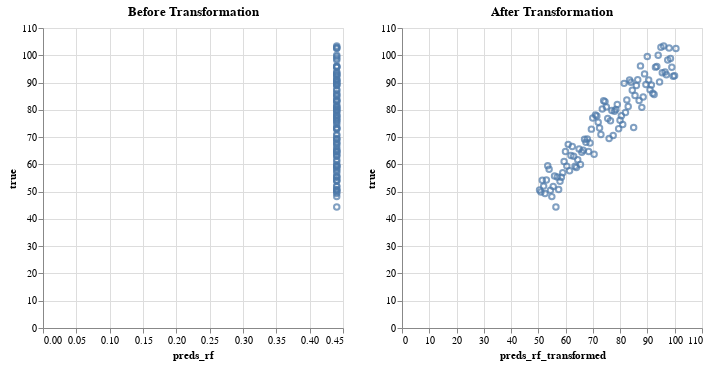

The notebook cell this image was saved under:
### Code cell
start_extrapolation = 100
stop_extrapolation = 200
num_extrapolation = stop_extrapolation - start_extrapolation + 1

rng = np.random.default_rng(seed=0)
x_extrapolation = np.linspace(
    start_extrapolation, stop_extrapolation, num_extrapolation
)
y_extrapolation = a * x_extrapolation + b + rng.normal(mean, std, num)

feature_engineering_extrapolation = TransformX(0.5, x_extrapolation, y_extrapolation)
X_test_extrapolation, y_test_extrapolation = (
    feature_engineering_extrapolation.transform_data()
)

y_preds_extrapolation = rf_extrapolation.predict(X_test_extrapolation.reshape(-1, 1))

transform_preds_extrapolation = TransformX(0.5, x_extrapolation, y_preds_extrapolation)
y_preds_extrapolation_transformed = transform_preds_extrapolation.post_predict()

y_preds_extrapolation_transformed

source = pd.concat(
    (
        pd.Series(y_preds_extrapolation, name="preds_rf"),
        pd.Series(y_preds_extrapolation_transformed, name="preds_rf_transformed"),
        pd.Series(y_extrapolation, name="true"),
    ),
    axis=1,
)

base_extrapolation = alt.Chart(source).mark_point().encode(alt.Y("true:Q"))

point_before_transformation = base_extrapolation.encode(alt.X("preds_rf:Q")).properties(
    title="Before Transformation"
)
point_after_transformation = base_extrapolation.encode(
    alt.X("preds_rf_transformed:Q")
).properties(title="After Transformation")

point_before_transformation | point_after_transformation

### Figure 1 — Vega-Lite specification as saved in the notebook (floating-point values rounded to 4 significant figures)
{"config": {"view": {"continuousWidth": 300, "continuousHeight": 300}}, "hconcat": [{"mark": {"type": "point"}, "encoding": {"x": {"field": "preds_rf", "type": "quantitative"}, "y": {"field": "true", "type": "quantitative"}}, "title": "Before Transformation"}, {"mark": {"type": "point"}, "encoding": {"x": {"field": "preds_rf_transformed", "type": "quantitative"}, "y": {"field": "true", "type": "quantitative"}}, "title": "After Transformation"}], "data": {"name": "data-36dc249d2a3b32e4465cfcadf88acd54"}, "$schema": "https://vega.github.io/schema/vega-lite/v5.17.0.json", "datasets": {"data-36dc249d2a3b32e4465cfcadf88acd54": [{"preds_rf": 0.4406, "preds_rf_transformed": 50.44, "true": 50.63}, {"preds_rf": 0.4406, "preds_rf_transformed": 50.94, "true": 49.84}, {"preds_rf": 0.4406, "preds_rf_transformed": 51.44, "true": 54.2}, {"preds_rf": 0.4406, "preds_rf_transformed": 51.94, "true": 52.02}, {"preds_rf": 0.4406, "preds_rf_transformed": 52.44, "true": 49.32}, {"preds_rf": 0.4406, "preds_rf_transformed": 52.94, "true": 54.31}, {"preds_rf": 0.4406, "preds_rf_transformed": 53.44, "true": 59.52}, {"preds_rf": 0.4406, "preds_rf_transformed": 53.94, "true": 58.24}, {"preds_rf": 0.4406, "preds_rf_transformed": 54.44, "true": 50.48}, {"preds_rf": 0.4406, "preds_rf_transformed": 54.94, "true": 48.17}, {"preds_rf": 0.4406, "preds_rf_transformed": 55.44, "true": 51.88}, {"preds_rf": 0.4406, "preds_rf_transformed": 55.94, "true": 55.71}, {"preds_rf": 0.4406, "preds_rf_transformed": 56.44, "true": 44.37}, {"preds_rf": 0.4406, "preds_rf_transformed": 56.94, "true": 55.41}, {"preds_rf": 0.4406, "preds_rf_transformed": 57.44, "true": 50.77}, {"preds_rf": 0.4406, "preds_rf_transformed": 57.94, "true": 53.84}, {"preds_rf": 0.4406, "preds_rf_transformed": 58.44, "true": 55.28}, {"preds_rf": 0.4406, "preds_rf_transformed": 58.94, "true": 56.92}, {"preds_rf": 0.4406, "preds_rf_transformed": 59.44, "true": 61.06}, {"preds_rf": 0.4406, "preds_rf_transformed": 59.94, "true": 64.71}, {"preds_rf": 0.4406, "preds_rf_transformed": 60.44, "true": 59.36}, {"preds_rf": 0.4406, "preds_rf_transformed": 60.94, "true": 67.33}, {"preds_rf": 0.4406, "preds_rf_transformed": 61.44, "true": 57.67}, {"preds_rf": 0.4406, "preds_rf_transformed": 61.94, "true": 63.26}, {"preds_rf": 0.4406, "preds_rf_transformed": 62.44, "true": 66.52}, {"preds_rf": 0.4406, "preds_rf_transformed": 62.94, "true": 62.97}, {"preds_rf": 0.4406, "preds_rf_transformed": 63.44, "true": 59.28}, {"preds_rf": 0.4406, "preds_rf_transformed": 63.94, "true": 58.89}, {"preds_rf": 0.4406, "preds_rf_transformed": 64.44, "true": 61.71}, {"preds_rf": 0.4406, "preds_rf_transformed": 64.94, "true": 65.6}, {"preds_rf": 0.4406, "preds_rf_transformed": 65.44, "true": 59.95}, {"preds_rf": 0.4406, "preds_rf_transformed": 65.94, "true": 64.45}, {"preds_rf": 0.4406, "preds_rf_transformed": 66.44, "true": 65.2}, {"preds_rf": 0.4406, "preds_rf_transformed": 66.94, "true": 69.2}, {"preds_rf": 0.4406, "preds_rf_transformed": 67.44, "true": 68.07}, {"preds_rf": 0.4406, "preds_rf_transformed": 67.94, "true": 69.28}, {"preds_rf": 0.4406, "preds_rf_transformed": 68.44, "true": 64.73}, {"preds_rf": 0.4406, "preds_rf_transformed": 68.94, "true": 67.85}, {"preds_rf": 0.4406, "preds_rf_transformed": 69.44, "true": 72.92}, {"preds_rf": 0.4406, "preds_rf_transformed": 69.94, "true": 76.97}, {"preds_rf": 0.4406, "preds_rf_transformed": 70.44, "true": 63.7}, {"preds_rf": 0.4406, "preds_rf_transformed": 70.94, "true": 78.07}, {"preds_rf": 0.4406, "preds_rf_transformed": 71.44, "true": 77.73}, {"preds_rf": 0.4406, "preds_rf_transformed": 71.94, "true": 75.41}, {"preds_rf": 0.4406, "preds_rf_transformed": 72.44, "true": 73.32}, {"preds_rf": 0.4406, "preds_rf_transformed": 72.94, "true": 70.93}, {"preds_rf": 0.4406, "preds_rf_transformed": 73.44, "true": 80.29}, {"preds_rf": 0.4406, "preds_rf_transformed": 73.94, "true": 83.3}, {"preds_rf": 0.4406, "preds_rf_transformed": 74.44, "true": 83.01}, {"preds_rf": 0.4406, "preds_rf_transformed": 74.94, "true": 81.08}, {"preds_rf": 0.4406, "preds_rf_transformed": 75.44, "true": 76.79}, {"preds_rf": 0.4406, "preds_rf_transformed": 75.94, "true": 69.46}, {"preds_rf": 0.4406, "preds_rf_transformed": 76.44, "true": 75.98}, {"preds_rf": 0.4406, "preds_rf_transformed": 76.94, "true": 79.78}, {"preds_rf": 0.4406, "preds_rf_transformed": 77.44, "true": 70.56}, {"preds_rf": 0.4406, "preds_rf_transformed": 77.94, "true": 79.48}, {"preds_rf": 0.4406, "preds_rf_transformed": 78.44, "true": 80.15}, {"preds_rf": 0.4406, "preds_rf_transformed": 78.94, "true": 81.98}, {"preds_rf": 0.4406, "preds_rf_transformed": 79.44, "true": 73.08}, {"preds_rf": 0.4406, "preds_rf_transformed": 79.94, "true": 76.19}, {"preds_rf": 0.4406, "preds_rf_transformed": 80.44, "true": 77.82}, {"preds_rf": 0.4406, "preds_rf_transformed": 80.94, "true": 74.65}, {"preds_rf": 0.4406, "preds_rf_transformed": 81.44, "true": 89.7}, {"preds_rf": 0.4406, "preds_rf_transformed": 81.94, "true": 79.02}, {"preds_rf": 0.4406, "preds_rf_transformed": 82.44, "true": 83.64}, {"preds_rf": 0.4406, "preds_rf_transformed": 82.94, "true": 81.21}, {"preds_rf": 0.4406, "preds_rf_transformed": 83.44, "true": 90.92}, {"preds_rf": 0.4406, "preds_rf_transformed": 83.94, "true": 90.1}, {"preds_rf": 0.4406, "preds_rf_transformed": 84.44, "true": 87.17}, {"preds_rf": 0.4406, "preds_rf_transformed": 84.94, "true": 73.48}, {"preds_rf": 0.4406, "preds_rf_transformed": 85.44, "true": 85.26}, {"preds_rf": 0.4406, "preds_rf_transformed": 85.94, "true": 88.92}, {"preds_rf": 0.4406, "preds_rf_transformed": 86.44, "true": 91.02}, {"preds_rf": 0.4406, "preds_rf_transformed": 86.94, "true": 83.41}, {"preds_rf": 0.4406, "preds_rf_transformed": 87.44, "true": 96.11}, {"preds_rf": 0.4406, "preds_rf_transformed": 87.94, "true": 80.9}, {"preds_rf": 0.4406, "preds_rf_transformed": 88.44, "true": 84.69}, {"preds_rf": 0.4406, "preds_rf_transformed": 88.94, "true": 93.18}, {"preds_rf": 0.4406, "preds_rf_transformed": 89.44, "true": 89.25}, {"preds_rf": 0.4406, "preds_rf_transformed": 89.94, "true": 99.51}, {"preds_rf": 0.4406, "preds_rf_transformed": 90.44, "true": 90.94}, {"preds_rf": 0.4406, "preds_rf_transformed": 90.94, "true": 87.33}, {"preds_rf": 0.4406, "preds_rf_transformed": 91.44, "true": 89.11}, {"preds_rf": 0.4406, "preds_rf_transformed": 91.94, "true": 86.04}, {"preds_rf": 0.4406, "preds_rf_transformed": 92.44, "true": 85.61}, {"preds_rf": 0.4406, "preds_rf_transformed": 92.94, "true": 95.65}, {"preds_rf": 0.4406, "preds_rf_transformed": 93.44, "true": 95.91}, {"preds_rf": 0.4406, "preds_rf_transformed": 93.94, "true": 99.97}, {"preds_rf": 0.4406, "preds_rf_transformed": 94.44, "true": 90.23}, {"preds_rf": 0.4406, "preds_rf_transformed": 94.94, "true": 102.9}, {"preds_rf": 0.4406, "preds_rf_transformed": 95.44, "true": 93.56}, {"preds_rf": 0.4406, "preds_rf_transformed": 95.94, "true": 103.4}, {"preds_rf": 0.4406, "preds_rf_transformed": 96.44, "true": 93.84}, {"preds_rf": 0.4406, "preds_rf_transformed": 96.94, "true": 92.82}, {"preds_rf": 0.4406, "preds_rf_transformed": 97.44, "true": 98.25}, {"preds_rf": 0.4406, "preds_rf_transformed": 97.94, "true": 102.7}, {"preds_rf": 0.4406, "preds_rf_transformed": 98.44, "true": 98.81}, {"preds_rf": 0.4406, "preds_rf_transformed": 98.94, "true": 95.57}, {"preds_rf": 0.4406, "preds_rf_transformed": 99.44, "true": 92.29}, {"preds_rf": 0.4406, "preds_rf_transformed": 99.94, "true": 92.49}, {"preds_rf": 0.4406, "preds_rf_transformed": 100.4, "true": 102.5}]}}
